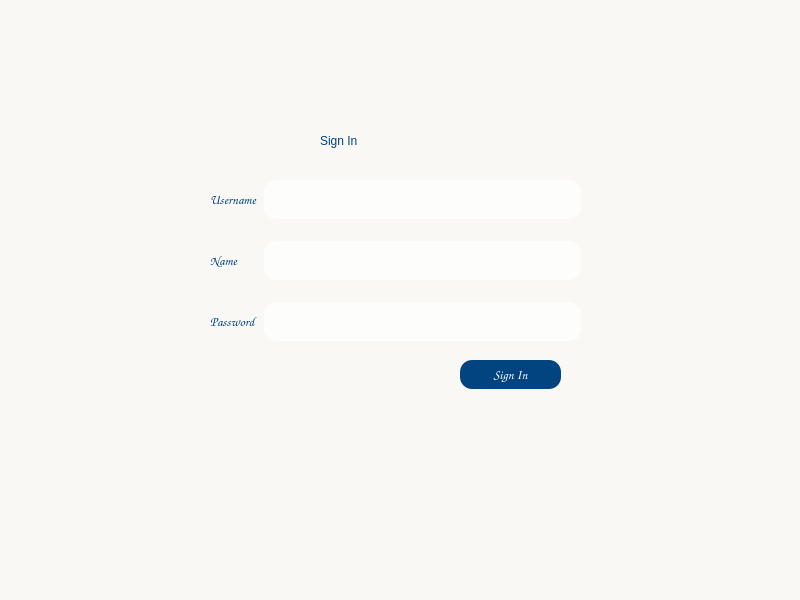
<?xml version="1.0" encoding="UTF-8"?>
<ui version="4.0">
 <class>SignIn</class>
 <widget class="QMainWindow" name="SignIn">
  <property name="geometry">
   <rect>
    <x>0</x>
    <y>0</y>
    <width>800</width>
    <height>600</height>
   </rect>
  </property>
  <property name="windowTitle">
   <string>MainWindow</string>
  </property>
  <property name="styleSheet">
   <string notr="true">background-color: rgb(250, 248, 245);</string>
  </property>
  <widget class="QWidget" name="centralwidget">
   <widget class="QLabel" name="label_3">
    <property name="geometry">
     <rect>
      <x>320</x>
      <y>110</y>
      <width>171</width>
      <height>61</height>
     </rect>
    </property>
    <property name="styleSheet">
     <string notr="true">color: rgb(1, 68, 127);
font: 350 26pt &quot;Cascadia Code SemiLight&quot;;</string>
    </property>
    <property name="text">
     <string>Sign In</string>
    </property>
   </widget>
   <widget class="QPushButton" name="signInButton">
    <property name="geometry">
     <rect>
      <x>460</x>
      <y>360</y>
      <width>101</width>
      <height>29</height>
     </rect>
    </property>
    <property name="font">
     <font>
      <family>Comic Sans MS</family>
      <pointsize>10</pointsize>
     </font>
    </property>
    <property name="cursor">
     <cursorShape>PointingHandCursor</cursorShape>
    </property>
    <property name="styleSheet">
     <string notr="true">color: rgb(255, 255, 255);
background-color: rgb(1, 68, 127);
border-radius: 12px;</string>
    </property>
    <property name="text">
     <string>Sign In</string>
    </property>
   </widget>
   <widget class="QWidget" name="formLayoutWidget">
    <property name="geometry">
     <rect>
      <x>210</x>
      <y>180</y>
      <width>371</width>
      <height>161</height>
     </rect>
    </property>
    <layout class="QFormLayout" name="formLayout">
     <item row="0" column="0">
      <widget class="QLabel" name="label">
       <property name="sizePolicy">
        <sizepolicy hsizetype="Expanding" vsizetype="Expanding">
         <horstretch>0</horstretch>
         <verstretch>0</verstretch>
        </sizepolicy>
       </property>
       <property name="font">
        <font>
         <family>Comic Sans MS</family>
         <pointsize>10</pointsize>
        </font>
       </property>
       <property name="styleSheet">
        <string notr="true">color: rgb(1, 68, 127);</string>
       </property>
       <property name="text">
        <string>Username</string>
       </property>
      </widget>
     </item>
     <item row="0" column="1">
      <widget class="QLineEdit" name="username">
       <property name="sizePolicy">
        <sizepolicy hsizetype="Expanding" vsizetype="Expanding">
         <horstretch>0</horstretch>
         <verstretch>0</verstretch>
        </sizepolicy>
       </property>
       <property name="font">
        <font>
         <family>Comic Sans MS</family>
         <pointsize>10</pointsize>
        </font>
       </property>
       <property name="styleSheet">
        <string notr="true">color: rgb(121, 131, 154);
background-color: rgb(253, 253, 252);
border-radius: 12px;</string>
       </property>
      </widget>
     </item>
     <item row="1" column="1">
      <spacer name="verticalSpacer">
       <property name="orientation">
        <enum>Qt::Vertical</enum>
       </property>
       <property name="sizeType">
        <enum>QSizePolicy::Fixed</enum>
       </property>
       <property name="sizeHint" stdset="0">
        <size>
         <width>20</width>
         <height>10</height>
        </size>
       </property>
      </spacer>
     </item>
     <item row="2" column="0">
      <widget class="QLabel" name="label_4">
       <property name="sizePolicy">
        <sizepolicy hsizetype="Expanding" vsizetype="Expanding">
         <horstretch>0</horstretch>
         <verstretch>0</verstretch>
        </sizepolicy>
       </property>
       <property name="font">
        <font>
         <family>Comic Sans MS</family>
         <pointsize>10</pointsize>
        </font>
       </property>
       <property name="styleSheet">
        <string notr="true">color: rgb(1, 68, 127);</string>
       </property>
       <property name="text">
        <string>Name</string>
       </property>
      </widget>
     </item>
     <item row="2" column="1">
      <widget class="QLineEdit" name="name">
       <property name="sizePolicy">
        <sizepolicy hsizetype="Expanding" vsizetype="Expanding">
         <horstretch>0</horstretch>
         <verstretch>0</verstretch>
        </sizepolicy>
       </property>
       <property name="font">
        <font>
         <family>Comic Sans MS</family>
         <pointsize>10</pointsize>
        </font>
       </property>
       <property name="styleSheet">
        <string notr="true">color: rgb(121, 131, 154);
background-color: rgb(253, 253, 252);
border-radius: 12px;</string>
       </property>
      </widget>
     </item>
     <item row="3" column="1">
      <spacer name="verticalSpacer_2">
       <property name="orientation">
        <enum>Qt::Vertical</enum>
       </property>
       <property name="sizeType">
        <enum>QSizePolicy::Fixed</enum>
       </property>
       <property name="sizeHint" stdset="0">
        <size>
         <width>20</width>
         <height>10</height>
        </size>
       </property>
      </spacer>
     </item>
     <item row="4" column="0">
      <widget class="QLabel" name="label_2">
       <property name="sizePolicy">
        <sizepolicy hsizetype="Expanding" vsizetype="Expanding">
         <horstretch>0</horstretch>
         <verstretch>0</verstretch>
        </sizepolicy>
       </property>
       <property name="font">
        <font>
         <family>Comic Sans MS</family>
         <pointsize>10</pointsize>
        </font>
       </property>
       <property name="styleSheet">
        <string notr="true">color: rgb(1, 68, 127);</string>
       </property>
       <property name="text">
        <string>Password</string>
       </property>
      </widget>
     </item>
     <item row="4" column="1">
      <widget class="QLineEdit" name="password">
       <property name="sizePolicy">
        <sizepolicy hsizetype="Expanding" vsizetype="Expanding">
         <horstretch>0</horstretch>
         <verstretch>0</verstretch>
        </sizepolicy>
       </property>
       <property name="font">
        <font>
         <family>Comic Sans MS</family>
         <pointsize>10</pointsize>
        </font>
       </property>
       <property name="styleSheet">
        <string notr="true">color: rgb(121, 131, 154);
background-color: rgb(253, 253, 252);
border-radius: 12px;</string>
       </property>
      </widget>
     </item>
    </layout>
   </widget>
  </widget>
  <widget class="QMenuBar" name="menubar">
   <property name="geometry">
    <rect>
     <x>0</x>
     <y>0</y>
     <width>800</width>
     <height>17</height>
    </rect>
   </property>
  </widget>
  <widget class="QStatusBar" name="statusbar"/>
 </widget>
 <resources/>
 <connections/>
</ui>
